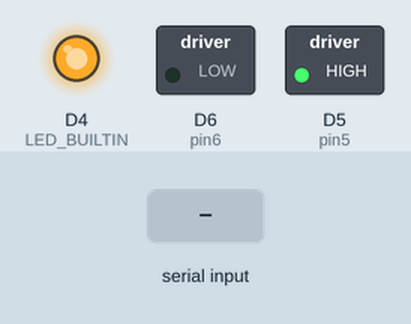
This sketch was run on a simulated ESP8266 (NodeMCU). On the bench: switched loads named in the sketch (green lamp = pin HIGH), output pins drawn as LEDs (lit = HIGH, except the on-board LED, lit = LOW). The test bench sets the inputs (shaded band). What the sketch prints to the serial monitor is not drawn.

Above: at 1.2 s.
1.3 s: "1" received over the second serial link
2.8 s: "0" received over the second serial link
Timing chart, 0 to 5.8 s (numbered marks = the images above; inputs shaded):
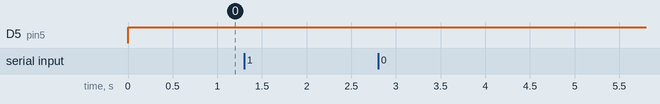

The sketch:

F767zi_ReceptorDatosESP32_aDriverMotor.ino
```cpp
int pwmVal;
int pwm1;
int pwm2;

int pin5 = D5;
int pin6 = D6;

HardwareSerial Serial2(D0,D1);//(PB15, PB6);

//char received_data;
void setup() {
  Serial.begin(9600);
  pinMode(pin5, OUTPUT);
  pinMode(pin6, OUTPUT);

  Serial2.begin(19200);

  pinMode(LED_BUILTIN, OUTPUT);
}

void loop() {

    //Serial.println("Valor: ");
    pwmVal = Serial2.read();
    Serial.println(pwmVal);

          if(pwmVal > 1){
      digitalWrite(LED_BUILTIN, HIGH);
      } else{
      digitalWrite(LED_BUILTIN, LOW);
        }

   pwm1 = pwmVal;
   pwm2 = map(pwmVal, 0, 255, 255, 0);

   analogWrite(pin6, pwm1);
   analogWrite(pin5, pwm2);
}
```
